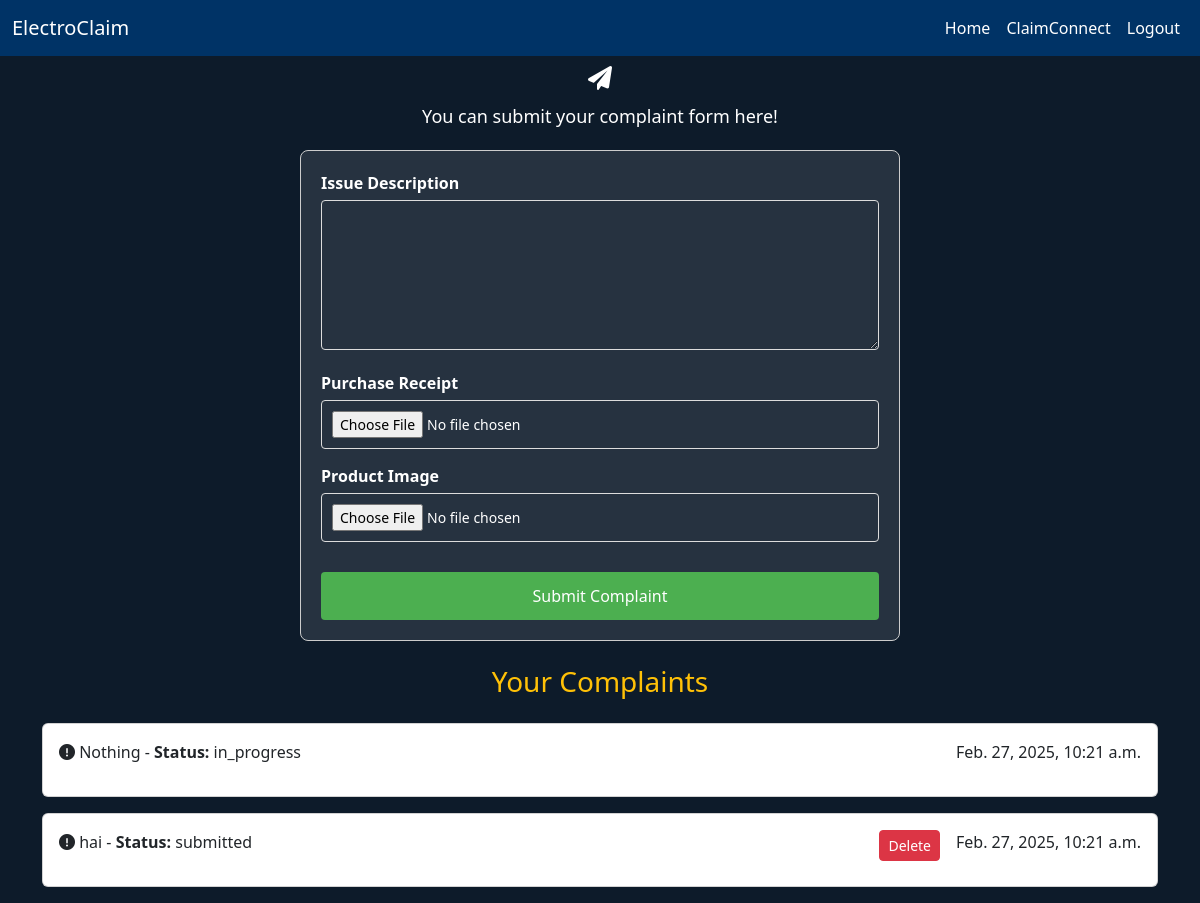
The page /submit_complaint/ (signed in) on the database as committed earlier.
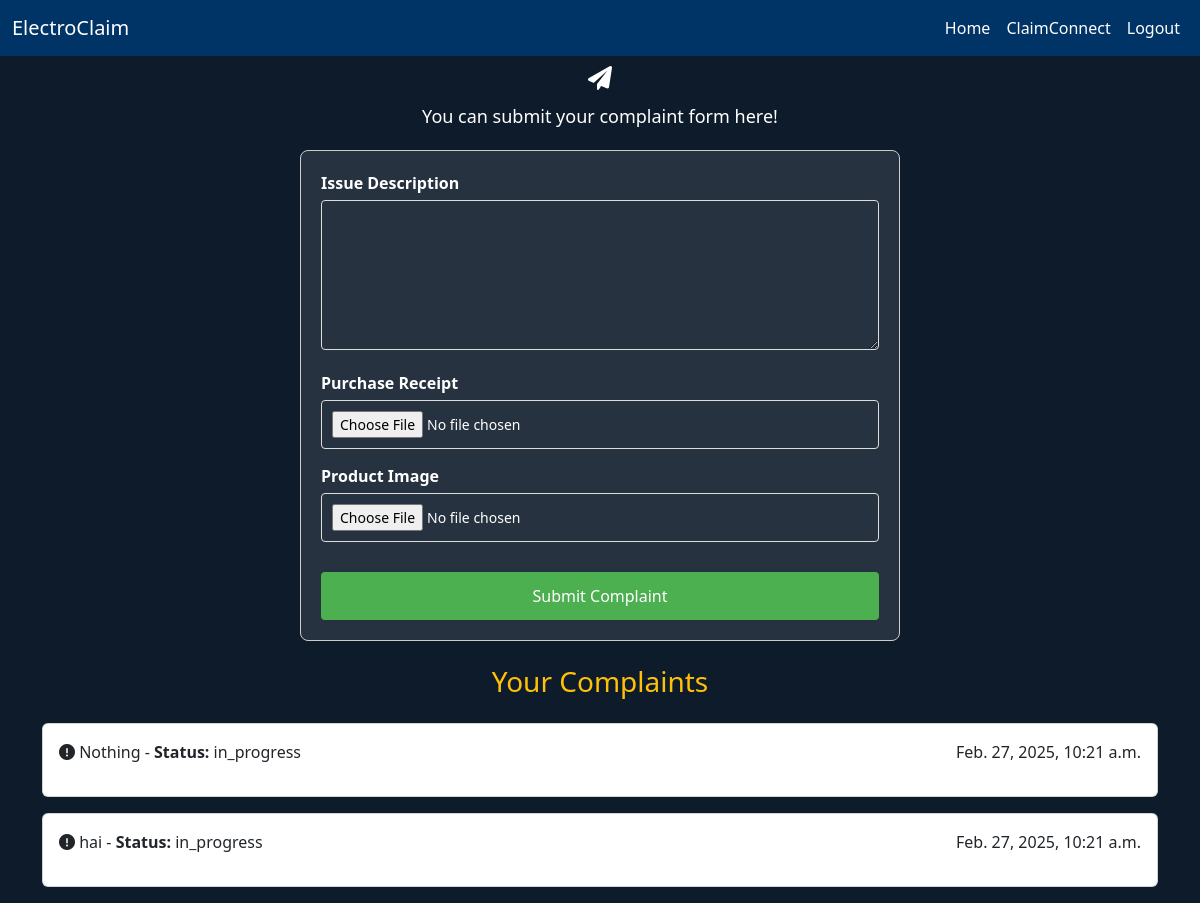
The same page on the database as committed later.
### myapp/models.py (models this page shows, shortened)
class Complaint(models.Model):
    user = models.ForeignKey(get_user_model(), on_delete=models.CASCADE)
    issue_description = models.TextField()
    purchase_receipt = models.FileField(upload_to='complaints/receipts/')
    product_image = models.ImageField(upload_to='complaints/images/')
    status_choices = [
        ('submitted', 'Submitted'),
        ('in_progress', 'In Progress'),
        ('resolved', 'Resolved'),
        ('rejected', 'Rejected'),
    ]
    status = models.CharField(max_length=20, choices=status_choices, default='submitted')
    created_at = models.DateTimeField(auto_now_add=True)
    updated_at = models.DateTimeField(auto_now=True)

### myapp/views.py (the view, shortened to what this page needs)
# urls.py: path('submit_complaint/', SubmitComplaintView.as_view(), name='submit_complaint'),
class SubmitComplaintView(View):
    def get(self, request):
        form = ComplaintForm()
        complaints = Complaint.objects.filter(user=request.user)
        return render(request, 'submit_complaint.html', {'form': form,'complaints':complaints})

### myapp/forms.py
class ComplaintForm(forms.ModelForm):
    class Meta:
        model = Complaint
        fields = ['issue_description', 'purchase_receipt', 'product_image']

### myapp/templates/submit_complaint.html (shortened to what this page needs)
{% extends 'base.html' %}
{% block main_block %}
<div class="message-container">
    <i class="fas fa-paper-plane"></i>
    <p>You can submit your complaint form here!</p>
</div>
<form action="" method="post" class="complaint-form" enctype="multipart/form-data">
    <div class="form-group">
        <label for="issue_description">Issue Description</label>
        {{ form.issue_description }}
    </div>
    <div class="form-group">
        <label for="purchase_receipt">Purchase Receipt</label>
        {{ form.purchase_receipt }}
    </div>
    <div class="form-group">
        <label for="product_image">Product Image</label>
        {{ form.product_image }}
    </div>
    <button type="submit" class="submit-btn">Submit Complaint</button>
</form>
<div class="container">
    {% if complaints %}
        <h3 class="text-center text-warning my-4">Your Complaints</h3>
        {% for complaint in complaints %}
            <div class="card mb-3">
                <div class="card-body d-flex justify-content-between">
                    <p class="text-dark"><i class="fas fa-exclamation-circle"></i> {{ complaint.issue_description }} - <strong>Status:</strong> {{ complaint.status }}</p>
                    <div class="d-flex gap-3">
                        {% if complaint.status == "submitted" %}
                        <form action="{% url 'delete_complaint' complaint.pk %}" method="post" onsubmit="return confirm('Are you sure you want to delete this complaint?');">
                            <button type="submit" class="btn btn-danger btn-sm">Delete</button>
                        </form>
                        {% endif %}
                    <p class="text-dark">{{complaint.created_at}}</p>
                    </div>
                </div>
            </div>
        {% endfor %}
    {% else %}
        <p class="text-center text-dark text-muted">No complaints submitted yet.</p>
    {% endif %}
</div>
{% endblock %}

Rows that differ between the two databases and show on the page:
changed Complaint "hai": status "submitted" → "in_progress"; no longer shows "Delete"
